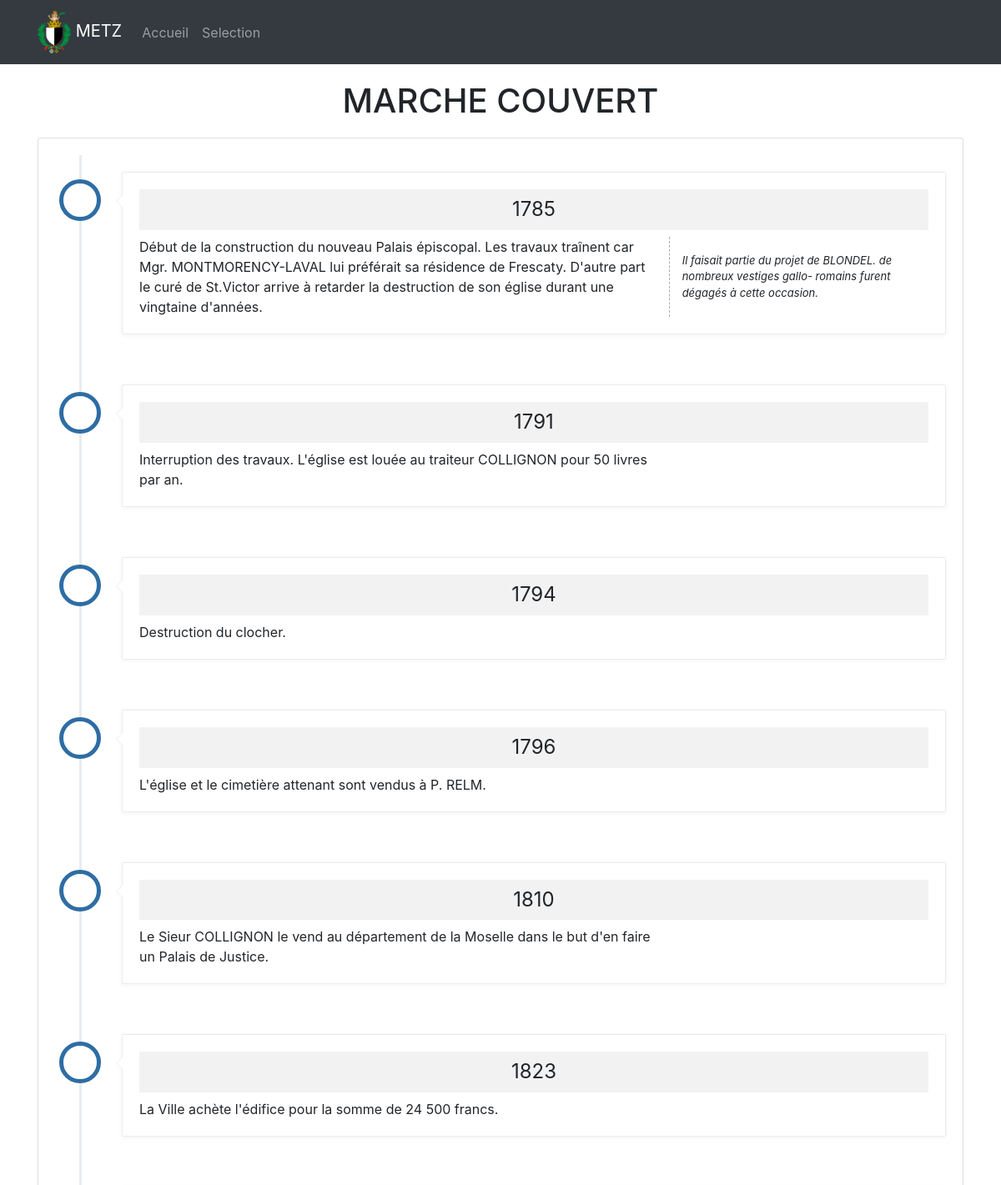
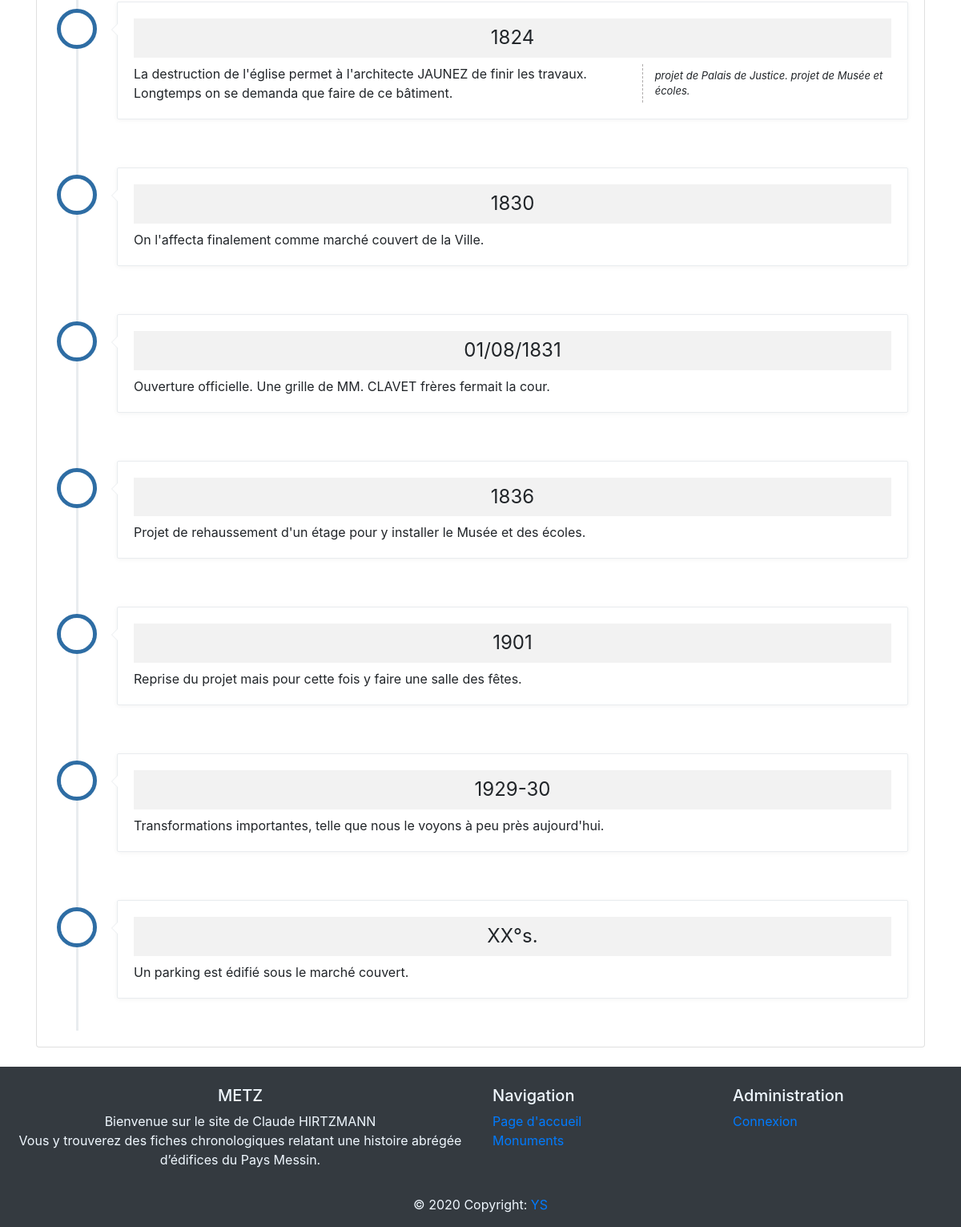
The app's page /selection/Edifice/marche___couvert_/ with its own data (2 pictures, top to bottom).
### ville/models.py (models this page shows, shortened)
class Noms (models.Model):
    selection = models.CharField(choices=SELECTION, max_length=25)
    nom = models.CharField(max_length=120)
    slug = models.SlugField()
    verification = models.BooleanField(default=False)
    creation = models.DateTimeField(auto_now_add=True, auto_now=False)      # True / False
    updated = models.DateTimeField(auto_now_add=False, auto_now=True)

class Dates (models.Model):
    nom = models.ForeignKey(Noms, on_delete=models.CASCADE)
    date = models.CharField(max_length=120)
    historique = models.TextField()
    remarque = models.CharField(max_length=120, null=True, blank=True)

### ville/views.py (the view)
# urls.py: path("selection/<value>/<slug>/", views.detail, name="detail" ),
def detail (request, value, slug) :
    detail_nom = Noms.objects.get(slug=slug,selection=value)
    nom = detail_nom.nom
    context = {
        'nom' : nom,
        'detail_nom' : detail_nom,
    }
    return render (request,'ville/detail.html', context)

### templates/ville/detail.html (shortened to what this page needs)
{% extends 'base.html' %}
{% load static %}
{% block content %}
<link rel="stylesheet" href="https://cdnjs.cloudflare.com/ajax/libs/font-awesome/5.12.1/css/all.min.css" />
<link href="{% static  'css/metz.css' %}" rel="stylesheet">
<div class="container">
<div class="row">
    <div class="col-12">
        <h1>{{ nom }}</h1>
        <div class="card">
            <div class="card-body">
                {% for a in detail_nom.dates_set.all %}
                <ul class="timeline timeline-left">
                    <li class="timeline-inverted timeline-item">
                        <div class="timeline-badge"><i class="fa fa-clock ">{{ forloop.counter }}</i></div>
                        <div class="timeline-panel">
                            <div class="timeline-heading"><h4 class="timeline-title">{{ a.date }}</h4></div>
                            <div class="row">
                            <div class="timeline-body col-sm-8 {% if a.remarque != '' %} vertical-divider {% endif %} ">
                                <p>{{a.historique }}</p>
                            </div>
                            <div class="timeline-rem col-sm-4">
                                <p>{{a.remarque }}</p>
                            </div>
                            </div>
                        </div>
                    </li>
                </ul>
                {% endfor %}
            </div>
        </div>
    </div>
</div>
</div>
{% endblock %}

### static/css/metz.css (style rules this page uses)
.timeline { position: relative; padding: 20px 0; list-style: none; max-width: 1200px; margin: 0 auto; }
.timeline:before { content: " "; position: absolute; top: 0; bottom: 0; left: 50%; width: 3px; margin-left: -1.5px; background-color: #e9ecef; }
.timeline > .timeline-item { position: relative; margin-bottom: 20px; }
.timeline > .timeline-item:after, .timeline > .timeline-item:before { content: " "; display: table; }
.timeline > .timeline-item:after { clear: both; }
.timeline > .timeline-item > .timeline-panel { float: left; position: relative; width: 46%; padding: 20px; border: 1px solid #e9ecef; border-radius: 2px; box-shadow: 0 1px 6px rgba(0, 0, 0, 0.05); }
.timeline > .timeline-item > .timeline-panel:before { content: " "; display: inline-block; position: absolute; top: 26px; right: -8px; border-color: transparent #e9ecef; border-style: solid; border-width: 8px 0 8px 8px; }
.timeline > .timeline-item > .timeline-panel:after { content: " "; display: inline-block; position: absolute; top: 27px; right: -7px; border-color: transparent #fff; border-style: solid; border-width: 7px 0 7px 7px; }
.timeline > .timeline-item > .timeline-badge { z-index: 10; position: absolute; top: 16px; left: 50%; width: 50px; height: 50px; margin-left: -25px; border-radius: 50% 50% 50% 50%; text-align: center; font-size: 1.4em; line-height: 50px; color: #fff; overflow: hidden; }
.timeline > .timeline-item.timeline-inverted > .timeline-panel { float: right; }
.timeline > .timeline-item.timeline-inverted > .timeline-panel:before { right: auto; left: -8px; border-right-width: 8px; border-left-width: 0; }
.timeline > .timeline-item.timeline-inverted > .timeline-panel:after { right: auto; left: -7px; border-right-width: 7px; border-left-width: 0; }
.timeline-badge { background-color: #ffffff; border: 5px solid #2e6da4; }
.timeline-title { margin-top: 0; color: inherit; font-weight: 400; background-color: #f2f2f2; padding: 10px; text-align: center; }
.timeline-body > p, .timeline-body > ul { margin-bottom: 0; }
.timeline-rem > p, .timeline-rem > ul { margin-bottom: 0; font-style: italic; font-size: small; height: 100%; display: flex; align-items: center; }
.timeline-left:before { left: 30px; }
.timeline-left > .timeline-item > .timeline-badge { left: 30px; top: 9px; }
.timeline-left > .timeline-item > .timeline-panel { width: calc(100% - 80px); }
h1 { text-align: center; margin: 20px 0; }
.vertical-divider { border-right: 1px dashed rgb(175, 171, 171); }

### records on screen
Noms: nom "MARCHE COUVERT"
Dates: date "1785", historique "Début de la construction du nouveau Palais épiscopal. Les travaux traînent car Mgr. MONTMORENCY-LAVAL lui préférait sa résidence de Frescaty. D'autre part le curé de St.Victor arrive à retarder la destruction de son église durant une vingtaine d'années.", remarque "Il faisait partie du projet de BLONDEL. de nombreux vestiges gallo- romains furent dégagés à cette occasion."
Dates: date "1791", historique "Interruption des travaux. L'église est louée au traiteur COLLIGNON pour 50 livres par an."
Dates: date "1794", historique "Destruction du clocher."
Dates: date "1796", historique "L'église et le cimetière attenant sont vendus à P. RELM."
Dates: date "1810", historique "Le Sieur COLLIGNON le vend au département de la Moselle dans le but d'en faire un Palais de Justice."
Dates: date "1823", historique "La Ville achète l'édifice pour la somme de 24 500 francs."
Dates: date "1824", historique "La destruction de l'église permet à l'architecte JAUNEZ de finir les travaux. Longtemps on se demanda que faire de ce bâtiment.", remarque "projet de Palais de Justice. projet de Musée et écoles."
Dates: date "1830", historique "On l'affecta finalement comme marché couvert de la Ville."
Dates: date "01/08/1831", historique "Ouverture officielle. Une grille de MM. CLAVET frères fermait la cour."
Dates: date "1836", historique "Projet de rehaussement d'un étage pour y installer le Musée et des écoles."
Dates: date "1901", historique "Reprise du projet mais pour cette fois y faire une salle des fêtes."
Dates: date "1929-30", historique "Transformations importantes, telle que nous le voyons à peu près aujourd'hui."
Dates: date "XX°s.", historique "Un parking est édifié sous le marché couvert."
